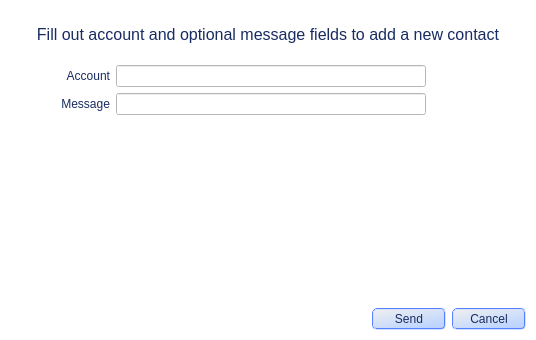
<?xml version="1.0" encoding="UTF-8"?>
<ui version="4.0">
 <class>mainWidget</class>
 <widget class="QWidget" name="mainWidget">
  <property name="geometry">
   <rect>
    <x>0</x>
    <y>0</y>
    <width>536</width>
    <height>340</height>
   </rect>
  </property>
  <property name="sizePolicy">
   <sizepolicy hsizetype="Expanding" vsizetype="Expanding">
    <horstretch>0</horstretch>
    <verstretch>0</verstretch>
   </sizepolicy>
  </property>
  <property name="windowTitle">
   <string>Add contact</string>
  </property>
  <property name="styleSheet">
   <string>QLineEdit {
	padding: 2px 5px 2px 5px;
	background-color: rgb(255, 255, 255);
	margin-right: 100px;
}

QLabel {
	color: rgb(25, 44, 98);
	background-color: rgba(255, 255, 255, 0);
}

QComboBox, QPushButton {
	color: rgb(25, 44, 98);
	background-color: qlineargradient(spread:pad, x1:0, y1:0, x2:0.676, y2:1, stop:0 rgba(240, 240, 240, 255), stop:1 rgba(188, 212, 255, 255));
	border: 2px groove white;
	border-color: rgb(86, 128, 255);
	border-radius: 5px;
	padding: 2px 5px;
}

QComboBox::drop-down:!editable { 
	subcontrol-color: rgb(76, 115, 255);
	subcontrol-position: center right; 
	width: 12px; 
	height: 12px;
	padding-right: 5px;
}

QPushButton::pressed{
	color: rgb(74, 87, 107);
	background-color: rgba(255, 255, 255, 255);
}

QPushButton {
	min-width: 60px;
}

QMenu {
	background-color: none;
}

QVBoxLayout {
	border: 2px groove white;
	border-color: rgba(86, 128, 255, 200);
	background-color: rgb(255, 255, 255);
	border-top-right-radius: 10px;
	border-bottom-width: 0px;
}

QLineEdit {
	padding: 2px 5px 2px 5px;
	background-color: rgb(255, 255, 255);
}

QWidget#mainWidget {
	background-color: rgba(255, 255, 255, 0);
}</string>
  </property>
  <layout class="QVBoxLayout" name="verticalLayout_2">
   <property name="margin">
    <number>10</number>
   </property>
   <item>
    <layout class="QVBoxLayout" name="verticalLayout">
     <item>
      <widget class="QLabel" name="label_Info">
       <property name="font">
        <font>
         <pointsize>12</pointsize>
        </font>
       </property>
       <property name="styleSheet">
        <string>padding: 15px;
background-color: rgb(255, 255, 255);</string>
       </property>
       <property name="text">
        <string>Fill out account and optional message fields to add a new contact</string>
       </property>
       <property name="alignment">
        <set>Qt::AlignCenter</set>
       </property>
       <property name="wordWrap">
        <bool>true</bool>
       </property>
      </widget>
     </item>
     <item>
      <layout class="QHBoxLayout" name="horizontalLayout">
       <item>
        <widget class="QLabel" name="label">
         <property name="minimumSize">
          <size>
           <width>100</width>
           <height>0</height>
          </size>
         </property>
         <property name="styleSheet">
          <string>background-color: rgba(255, 255, 255, 0);
border: none;</string>
         </property>
         <property name="text">
          <string> Account</string>
         </property>
         <property name="alignment">
          <set>Qt::AlignRight|Qt::AlignTrailing|Qt::AlignVCenter</set>
         </property>
        </widget>
       </item>
       <item>
        <widget class="QLineEdit" name="lineEdit_Account"/>
       </item>
      </layout>
     </item>
     <item>
      <layout class="QHBoxLayout" name="horizontalLayout_2">
       <item>
        <widget class="QLabel" name="label_2">
         <property name="minimumSize">
          <size>
           <width>100</width>
           <height>0</height>
          </size>
         </property>
         <property name="styleSheet">
          <string>background-color: rgba(255, 255, 255, 0);
border: none;</string>
         </property>
         <property name="text">
          <string>Message</string>
         </property>
         <property name="alignment">
          <set>Qt::AlignRight|Qt::AlignTrailing|Qt::AlignVCenter</set>
         </property>
        </widget>
       </item>
       <item>
        <widget class="QLineEdit" name="lineEdit_Message"/>
       </item>
      </layout>
     </item>
     <item>
      <spacer name="verticalSpacer">
       <property name="orientation">
        <enum>Qt::Vertical</enum>
       </property>
       <property name="sizeHint" stdset="0">
        <size>
         <width>20</width>
         <height>40</height>
        </size>
       </property>
      </spacer>
     </item>
     <item>
      <layout class="QHBoxLayout" name="horizontalLayout_3">
       <item>
        <spacer name="horizontalSpacer">
         <property name="orientation">
          <enum>Qt::Horizontal</enum>
         </property>
         <property name="sizeHint" stdset="0">
          <size>
           <width>40</width>
           <height>20</height>
          </size>
         </property>
        </spacer>
       </item>
       <item>
        <widget class="QPushButton" name="pushButton_Send">
         <property name="text">
          <string>Send</string>
         </property>
        </widget>
       </item>
       <item>
        <widget class="QPushButton" name="pushButton_Cancel">
         <property name="text">
          <string>Cancel</string>
         </property>
        </widget>
       </item>
      </layout>
     </item>
    </layout>
   </item>
  </layout>
 </widget>
 <resources/>
 <connections/>
</ui>
